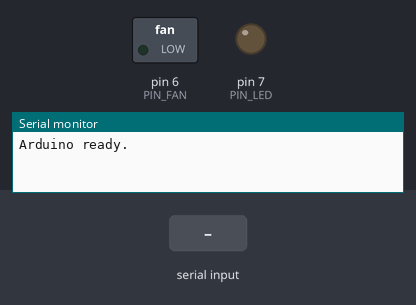
The sketch below on a simulated Arduino Uno, built with avr-gcc and run on an emulated ATmega328P. Parts: switched loads named in the sketch (green lamp = pin HIGH), output pins drawn as LEDs (lit = HIGH), the last lines printed to the serial monitor. Inputs (shaded band) come from the test bench.

Above: at 1.2 s.
1.3 s: "T" received over Serial
At 2.3 s:
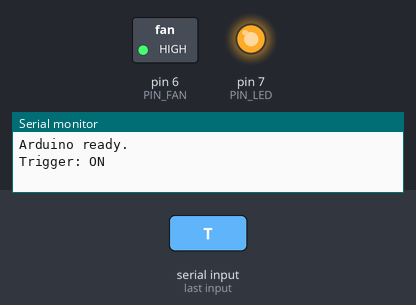
2.8 s: "f" received over Serial
At 3.5 s:
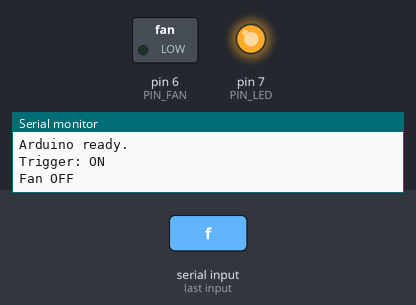
4.3 s: "R" received over Serial
At 4.6 s:
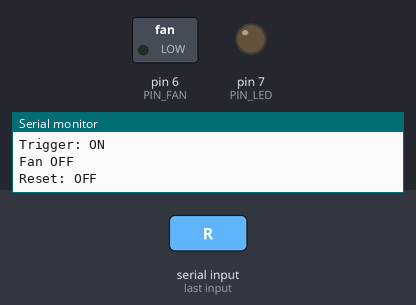
5.8 s: "F" received over Serial
At 6.9 s:
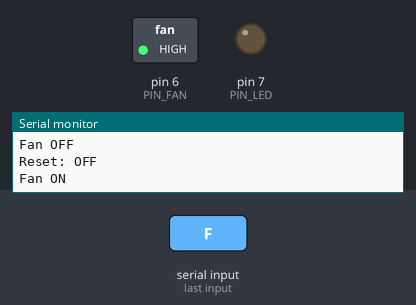
Timing chart, 0 to 8.3 s (numbered marks = the images above; inputs shaded):
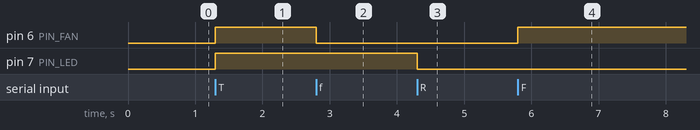

The sketch:

sketch.ino
```cpp
const int PIN_FAN = 6;
const int PIN_LED = 7;

void setup() {
  Serial.begin(9600);
  pinMode(PIN_FAN, OUTPUT);
  pinMode(PIN_LED, OUTPUT);
  Serial.println("Arduino ready.");
}

void loop() {
  if (Serial.available() > 0) {
    char cmd = Serial.read();

    if (cmd == 'T') {
      digitalWrite(PIN_LED, HIGH);
      digitalWrite(PIN_FAN, HIGH);
      Serial.println("Trigger: ON");
    }

    if (cmd == 'R') {
      digitalWrite(PIN_LED, LOW);
      digitalWrite(PIN_FAN, LOW);
      Serial.println("Reset: OFF");
    }

    if (cmd == 'F') {
      digitalWrite(PIN_FAN, HIGH);
      Serial.println("Fan ON");
    }

    if (cmd == 'f') {
      digitalWrite(PIN_FAN, LOW);
      Serial.println("Fan OFF");
    }

    if (cmd == 'L') {
      digitalWrite(PIN_LED, HIGH);
      Serial.println("LED ON");
    }

    if (cmd == 'l') {
      digitalWrite(PIN_LED, LOW);
      Serial.println("LED OFF");
    }
  }
}
```

Measured:
- after the input at 1.3 s, pin 6 (PIN_FAN), pin 7 (PIN_LED): LOW → HIGH at once
- after the input at 2.8 s, pin 6 (PIN_FAN): HIGH → LOW at once
- after the input at 4.3 s, pin 7 (PIN_LED): HIGH → LOW at once
- after the input at 5.8 s, pin 6 (PIN_FAN): LOW → HIGH at once
